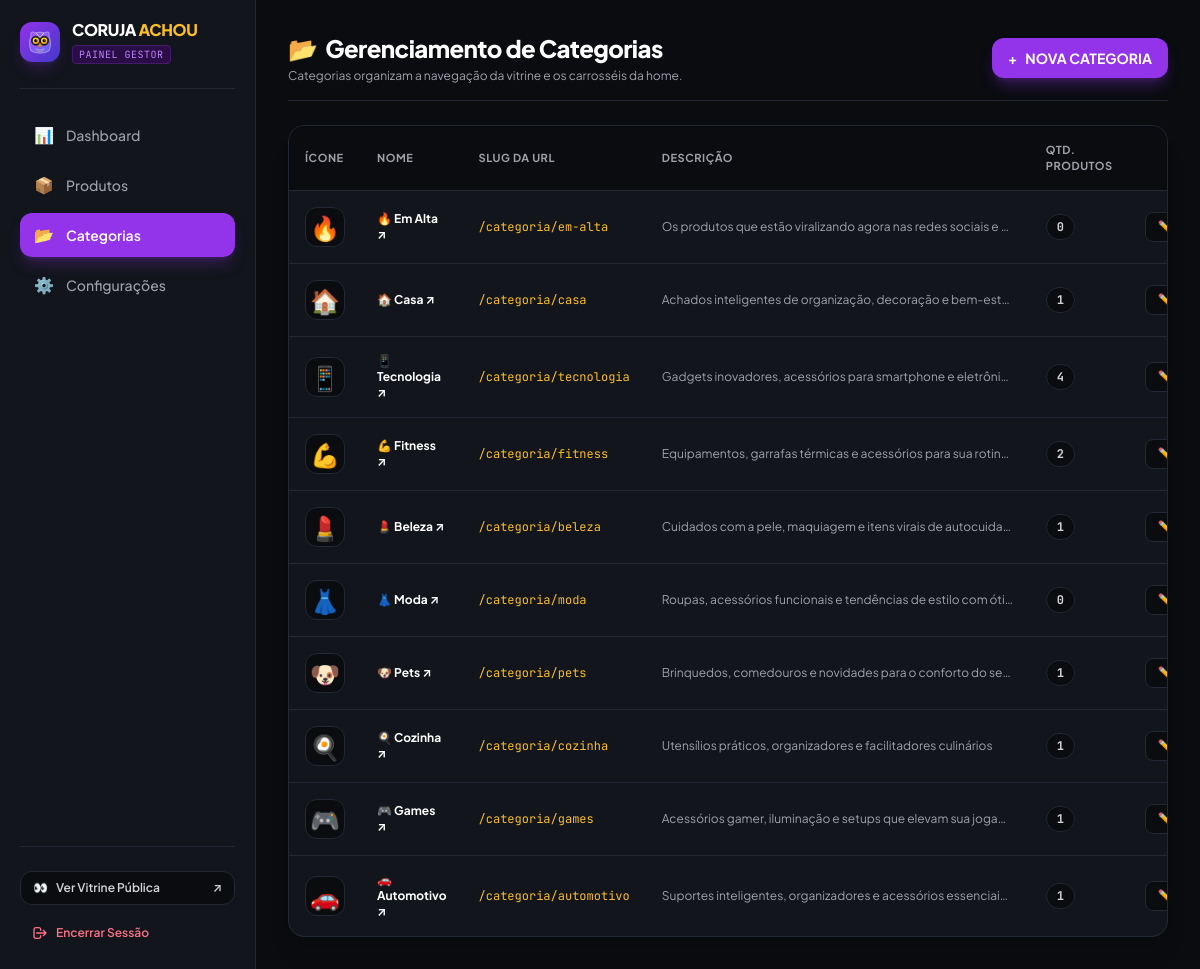
The app's page /admin/categories (signed in) with its own data.
### tables this page shows
CREATE TABLE categories (
            id INTEGER PRIMARY KEY AUTOINCREMENT,
            name TEXT NOT NULL,
            slug TEXT UNIQUE NOT NULL,
            description TEXT,
            icon TEXT,
            image TEXT,
            active INTEGER NOT NULL DEFAULT 1,
            created_at TIMESTAMP DEFAULT CURRENT_TIMESTAMP
        );

### routes/admin.py (the view)
@admin_bp.route("/categories")
@login_required
def categories_list():
    categories = CategoryModel.get_all()
    return render_template("admin/categories_list.html", categories=categories)

### database.py (called while the page is built)
def get_db_connection():
    os.makedirs(DATA_DIR, exist_ok=True)
    conn = sqlite3.connect(DB_PATH)
    conn.row_factory = sqlite3.Row
    conn.execute("PRAGMA foreign_keys = ON")
    return conn

### models.py (called while the page is built)
    @staticmethod
    def get_all(only_active=False):
        conn = get_db_connection()
        query = """
            SELECT c.*, COUNT(p.id) AS product_count
            FROM categories c
            LEFT JOIN products p ON c.id = p.category_id AND p.active = 1
        """
        if only_active:
            query += " WHERE c.active = 1 "
        query += " GROUP BY c.id ORDER BY c.id ASC"
        rows = conn.execute(query).fetchall()
        conn.close()
        return [dict(r) for r in rows]

### routes/auth.py (called while the page is built)
def login_required(f):
    @wraps(f)
    def decorated_function(*args, **kwargs):
        if not session.get("user_id"):
            flash("Por favor, faça login para acessar o painel administrativo.", "warning")
            return redirect(url_for("auth.login", next=request.path))
        return f(*args, **kwargs)
    return decorated_function

### templates/admin/categories_list.html (shortened to what this page needs)
{% extends 'admin/base_admin.html' %}
{% block content %}
<div class="space-y-6">
  <div class="flex flex-col sm:flex-row sm:items-center sm:justify-between gap-4 pb-4 border-b border-[#232834]">
    <div>
      <h1 class="text-2xl font-extrabold text-white tracking-tight flex items-center gap-2">
        <span>📂</span>
        <span>Gerenciamento de Categorias</span>
      </h1>
      <p class="text-xs text-zinc-400 mt-1">
        Categorias organizam a navegação da vitrine e os carrosséis da home.
      </p>
    </div>
    <a
      href="/admin/categories/new"
      class="px-4 py-2.5 rounded-xl bg-purple-600 hover:bg-purple-500 text-white font-bold text-xs sm:text-sm shadow-lg shadow-purple-600/30 transition-all flex items-center justify-center gap-2"
    >
      <span>+</span>
      <span>NOVA CATEGORIA</span>
    </a>
  </div>
  <div class="rounded-2xl bg-[#12151c] border border-[#232834] overflow-hidden shadow-xl">
    <div class="overflow-x-auto">
      <table class="w-full text-left text-xs text-zinc-300">
        <thead class="text-[11px] uppercase tracking-wider text-zinc-400 bg-[#0a0c10] border-b border-[#232834]">
          <tr>
            <th class="p-4">Ícone</th>
            <th class="p-4">Nome</th>
            <th class="p-4">Slug da URL</th>
            <th class="p-4">Descrição</th>
            <th class="p-4">Qtd. Produtos</th>
            <th class="p-4 text-right">Ações</th>
          </tr>
        </thead>
        <tbody class="divide-y divide-[#232834]">
          {% for cat in categories %}
          <tr class="hover:bg-[#1a1f2c]/40 transition-colors">
            <td class="p-4 text-2xl w-16">
              <span class="inline-flex items-center justify-center w-10 h-10 rounded-xl bg-[#0a0c10] border border-[#232834]">
                {{ cat.icon }}
              </span>
            </td>
            <td class="p-4 font-bold text-white">
              <a href="/categoria/{{ cat.slug }}" target="_blank" class="hover:text-purple-400 transition-colors">
                {{ cat.name }} ↗
              </a>
            </td>
            <td class="p-4 font-mono text-amber-400">
              /categoria/{{ cat.slug }}
            </td>
            <td class="p-4 text-zinc-400 max-w-sm truncate">
              {{ cat.description or '-' }}
            </td>
            <td class="p-4">
              <span class="px-2.5 py-1 rounded-full bg-[#0a0c10] border border-[#232834] text-zinc-300 font-mono font-bold">
                {{ cat.product_count }}
              </span>
            </td>
            <td class="p-4 text-right whitespace-nowrap space-x-2">
              <a
                href="/admin/categories/{{ cat.id }}/edit"
                class="px-3 py-1.5 rounded-lg bg-[#0a0c10] hover:bg-purple-950/40 text-zinc-300 hover:text-purple-300 border border-[#232834] transition-all inline-block"
              >
                ✏️ Editar
              </a>
            </td>
          </tr>
          {% endfor %}
        </tbody>
      </table>
    </div>
  </div>
</div>
{% endblock %}

### static/css/style.css (style rules this page uses)
:root { --bg-primary: #08090C; --bg-card: #111318; --bg-card-hover: #171a22; --border-subtle: #242832; --border-focus: #8B5CF6; --accent-purple: #8B5CF6; --accent-gold: #F59E0B; --text-main: #F3F4F6; --text-muted: #9CA3AF; }
body { font-family: 'Plus Jakarta Sans', -apple-system, BlinkMacSystemFont, 'Segoe UI', Roboto, sans-serif; background-color: var(--bg-primary); color: var(--text-main); overflow-x: hidden; -webkit-font-smoothing: antialiased; }
.font-mono { font-family: 'JetBrains Mono', monospace; }

### records on screen
categories: icon "🔥", name "🔥 Em Alta", slug "em-alta", description "Os produtos que estão viralizando agora nas redes sociais e…", product_count "0"
categories: icon "🏠", name "🏠 Casa", slug "casa", description "Achados inteligentes de organização, decoração e bem-est…", product_count "1"
categories: icon "📱", name "📱 Tecnologia", slug "tecnologia", description "Gadgets inovadores, acessórios para smartphone e eletrôni…", product_count "4"
categories: icon "💪", name "💪 Fitness", slug "fitness", description "Equipamentos, garrafas térmicas e acessórios para sua rotin…", product_count "2"
categories: icon "💄", name "💄 Beleza", slug "beleza", description "Cuidados com a pele, maquiagem e itens virais de autocuida…", product_count "1"
categories: icon "👗", name "👗 Moda", slug "moda", description "Roupas, acessórios funcionais e tendências de estilo com óti…", product_count "0"
categories: icon "🐶", name "🐶 Pets", slug "pets", description "Brinquedos, comedouros e novidades para o conforto do se…", product_count "1"
categories: icon "🍳", name "🍳 Cozinha", slug "cozinha", description "Utensílios práticos, organizadores e facilitadores culinários", product_count "1"
categories: icon "🎮", name "🎮 Games", slug "games", description "Acessórios gamer, iluminação e setups que elevam sua joga…", product_count "1"
categories: icon "🚗", name "🚗 Automotivo", slug "automotivo", description "Suportes inteligentes, organizadores e acessórios essenciai…", product_count "1"
